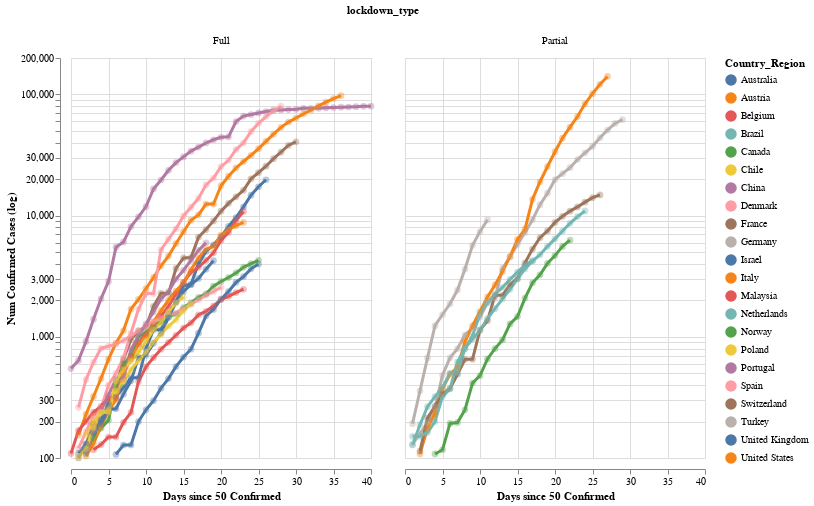

The cell this chart's notebook holds for it:
### Code cell
jhu_altChart.facet(column="lockdown_type")

### Figure 1 — Vega-Lite specification as saved in the notebook (floating-point values rounded to 4 significant figures; data arrays with more than 128 entries replaced by an {"elided": "..."} marker saying what was removed)
{"config": {"view": {"continuousWidth": 400, "continuousHeight": 300}}, "data": {"name": "data-62a3168e5ba17eed1ebd80ba74f233d7"}, "facet": {"column": {"type": "nominal", "field": "lockdown_type"}}, "spec": {"layer": [{"mark": {"type": "point", "filled": true, "size": 400}, "encoding": {"color": {"type": "nominal", "field": "Country_Region"}, "detail": {"type": "nominal", "field": "Country_Region"}, "opacity": {"value": 0}, "x": {"type": "quantitative", "field": "x", "scale": {"domain": [0, 40]}, "title": "Days since 50 Confirmed"}, "y": {"type": "quantitative", "field": "y", "scale": {"domain": [100, 200000], "type": "log"}, "title": "Num Confirmed Cases (log)"}}, "height": 400, "transform": [{"filter": "datum.y !== null"}, {"filter": "datum.y > 0"}], "width": 300}, {"mark": "point", "encoding": {"opacity": {"value": 0}, "x": {"type": "quantitative", "field": "x"}}, "height": 400, "selection": {"selector009": {"type": "single", "nearest": true, "on": "mouseover", "fields": ["x"], "empty": "none"}}, "width": 300}, {"mark": {"type": "point", "filled": true, "size": 400}, "encoding": {"color": {"type": "nominal", "field": "Country_Region"}, "detail": {"type": "nominal", "field": "Country_Region"}, "opacity": {"condition": {"value": 0.0, "test": "!isDefined(click.Country_Region) || !isDefined(click_Country_Region) || click.Country_Region == datum.Country_Region || click.Country_Region == \"\""}, "value": 0.0}, "x": {"type": "quantitative", "field": "x", "scale": {"domain": [0, 40]}, "title": "Days since 50 Confirmed"}, "y": {"type": "quantitative", "field": "y", "scale": {"domain": [100, 200000], "type": "log"}, "title": "Num Confirmed Cases (log)"}}, "height": 400, "selection": {"click": {"type": "single", "fields": ["Country_Region"], "on": "click", "empty": "all", "bind": {"input": "select", "options": ["", "China", "South Korea", "Japan", "Italy", "Iran", "France", "Germany", "Spain", "United States", "Switzerland", "United Kingdom", "Belgium", "Netherlands", "Norway", "Sweden", "Austria", "Malaysia", "Australia", "Denmark", "Canada", "Israel", "Brazil", "Czechia", "Portugal", "Ireland", "Poland", "Chile", "Luxembourg", "Ecuador", "Turkey"], "name": "Filter on Country_Region: "}}}, "transform": [{"filter": "datum.y !== null"}, {"filter": "datum.y > 0"}, {"filter": "!isDefined(click.Country_Region) || !isDefined(click_Country_Region) || click.Country_Region == datum.Country_Region || click.Country_Region == \"\""}], "width": 300}, {"mark": {"type": "line", "size": 3}, "encoding": {"color": {"type": "nominal", "field": "Country_Region"}, "detail": {"type": "nominal", "field": "Country_Region"}, "opacity": {"condition": {"value": 1, "test": "!isDefined(click.Country_Region) || !isDefined(click_Country_Region) || click.Country_Region == datum.Country_Region || click.Country_Region == \"\""}, "value": 0.1}, "x": {"type": "quantitative", "field": "x", "scale": {"domain": [0, 40]}, "title": "Days since 50 Confirmed"}, "y": {"type": "quantitative", "field": "y", "scale": {"domain": [100, 200000], "type": "log"}, "title": "Num Confirmed Cases (log)"}}, "height": 400, "transform": [{"filter": "datum.y !== null"}, {"filter": "datum.y > 0"}], "width": 300}, {"mark": {"type": "point", "filled": true, "size": 45}, "encoding": {"color": {"type": "nominal", "field": "Country_Region"}, "detail": {"type": "nominal", "field": "Country_Region"}, "opacity": {"condition": {"value": 0.4, "test": "!isDefined(click.Country_Region) || !isDefined(click_Country_Region) || click.Country_Region == datum.Country_Region || click.Country_Region == \"\""}, "value": 0.1}, "x": {"type": "quantitative", "field": "x", "scale": {"domain": [0, 40]}, "title": "Days since 50 Confirmed"}, "y": {"type": "quantitative", "field": "y", "scale": {"domain": [100, 200000], "type": "log"}, "title": "Num Confirmed Cases (log)"}}, "height": 400, "transform": [{"filter": "datum.y !== null"}, {"filter": "datum.y > 0"}], "width": 300}, {"mark": {"type": "point", "filled": true}, "encoding": {"color": {"type": "nominal", "field": "Country_Region"}, "detail": {"type": "nominal", "field": "Country_Region"}, "opacity": {"condition": {"value": 1, "selection": "selector009"}, "value": 0}, "x": {"type": "quantitative", "field": "x", "scale": {"domain": [0, 40]}, "title": "Days since 50 Confirmed"}, "y": {"type": "quantitative", "field": "y", "scale": {"domain": [100, 200000], "type": "log"}, "title": "Num Confirmed Cases (log)"}}, "height": 400, "transform": [{"filter": "datum.y !== null"}, {"filter": "datum.y > 0"}, {"filter": "isDefined(click.Country_Region) && click.Country_Region == datum.Country_Region"}], "width": 300}, {"mark": {"type": "text", "align": "left", "dx": 5, "dy": -5}, "encoding": {"color": {"value": "black"}, "detail": {"type": "nominal", "field": "Country_Region"}, "opacity": {"value": 1}, "text": {"condition": {"type": "nominal", "field": "tooltip_text", "selection": "selector009"}, "value": " "}, "x": {"type": "quantitative", "field": "x", "scale": {"domain": [0, 40]}, "title": "Days since 50 Confirmed"}, "y": {"type": "quantitative", "field": "y", "scale": {"domain": [100, 200000], "type": "log"}, "title": "Num Confirmed Cases (log)"}}, "height": 400, "transform": [{"filter": "datum.y !== null"}, {"filter": "datum.y > 0"}, {"calculate": "datum.Country_Region + \": \" + datum.y", "as": "tooltip_text"}, {"filter": "isDefined(click.Country_Region) && click.Country_Region == datum.Country_Region"}], "width": 300}, {"mark": {"type": "rule", "color": "gray"}, "encoding": {"x": {"type": "quantitative", "field": "x"}}, "height": 400, "transform": [{"filter": {"selection": "selector009"}}, {"filter": "isDefined(click.Country_Region) && isDefined(click_Country_Region) && click.Country_Region != \"\""}], "width": 300}, {"mark": {"type": "rule", "strokeDash": [7, 3]}, "encoding": {"color": {"type": "nominal", "field": "Country_Region"}, "detail": {"type": "nominal", "field": "Country_Region"}, "x": {"type": "quantitative", "field": "x"}}, "height": 400, "transform": [{"filter": "datum.x == datum.lockdown_x"}, {"filter": "isDefined(click.Country_Region) && click.Country_Region == datum.Country_Region"}], "width": 300}, {"mark": {"type": "text", "align": "left", "dx": 5, "dy": -200}, "encoding": {"color": {"value": "black"}, "detail": {"type": "nominal", "field": "Country_Region"}, "text": {"condition": {"type": "nominal", "field": "lockdown_tooltip_text", "selection": "selector009"}, "value": " "}, "x": {"type": "quantitative", "field": "x"}}, "height": 400, "transform": [{"filter": "datum.x == datum.lockdown_x"}, {"filter": "isDefined(click.Country_Region) && click.Country_Region == datum.Country_Region"}, {"calculate": "datum.Country_Region + \" \" + datum.lockdown_type", "as": "lockdown_tooltip_text"}, {"filter": "isDefined(click.Country_Region) && click.Country_Region == datum.Country_Region"}], "width": 300}, {"mark": {"type": "line", "size": 3, "strokeDash": [1, 1]}, "encoding": {"color": {"type": "nominal", "field": "Country_Region"}, "detail": {"type": "nominal", "field": "Country_Region"}, "x": {"type": "quantitative", "field": "x", "scale": {"domain": [0, 40]}, "title": "Days since 50 Confirmed"}, "y": {"type": "quantitative", "field": "model_y", "scale": {"domain": [100, 200000], "type": "log"}, "title": "Num Confirmed Cases (log)"}}, "height": 400, "transform": [{"filter": "datum.lockdown_x != null"}, {"filter": "datum.x >= datum.lockdown_x"}, {"filter": "datum.y !== null"}, {"calculate": "datum.lockdown_y * pow(datum.lockdown_slope, datum.x - datum.lockdown_x)", "as": "model_y"}, {"filter": "isDefined(click.Country_Region) && click.Country_Region == datum.Country_Region"}], "width": 300}, {"mark": {"type": "text", "align": "left", "dx": 5, "dy": -20}, "encoding": {"color": {"value": "black"}, "detail": {"type": "nominal", "field": "Country_Region"}, "opacity": {"value": 1}, "text": {"condition": {"type": "nominal", "field": "extrap_text", "selection": "selector009"}, "value": " "}, "x": {"type": "quantitative", "field": "x", "scale": {"domain": [0, 40]}, "title": "Days since 50 Confirmed"}, "y": {"type": "quantitative", "field": "model_y", "scale": {"domain": [100, 200000], "type": "log"}, "title": "Num Confirmed Cases (log)"}}, "height": 400, "transform": [{"filter": "datum.lockdown_x != null"}, {"filter": "datum.x >= datum.lockdown_x"}, {"filter": "datum.y !== null"}, {"calculate": "datum.lockdown_y * pow(datum.lockdown_slope, datum.x - datum.lockdown_x)", "as": "model_y"}, {"filter": "isDefined(click.Country_Region) && click.Country_Region == datum.Country_Region"}, {"calculate": "\"trend at lockdown for \" + datum.Country_Region", "as": "extrap_text"}], "width": 300}]}, "$schema": "https://vega.github.io/schema/vega-lite/v4.0.0.json", "datasets": {"data-62a3168e5ba17eed1ebd80ba74f233d7": {"elided": "508 records"}}}
